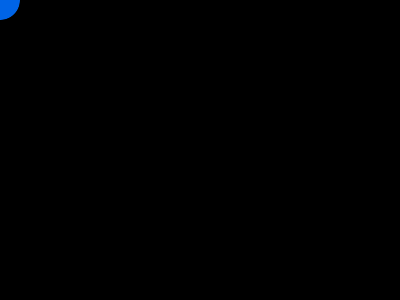
Frame 1 (no input)
Frame 60 (the mouse pressed at the canvas centre just before this capture): identical to frame 1, image omitted
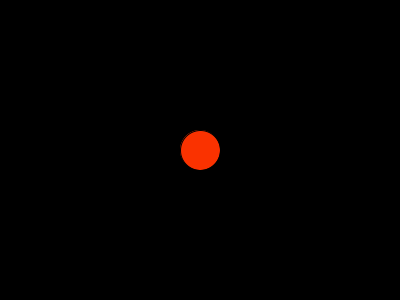
Frame 120 (the mouse held since frame 60 and released just before this capture)

The Processing sketch that drew these frames (run headless with seeded random() and noise(); from frame 60 on, the mouse is pressed at the canvas centre):

// Processing sketch: reactive_circle
// ── reactive_circle.pde
int r = 0;
int g = 0;
int b = 0;

int redR = 250;
int redG = 50;
int redB = 0;

int blueR = 0;
int blueG = 100;
int blueB = 230;

void setup() {
  size(400, 300);
  frameRate(60);
  setColor(blueR, blueG, blueB);
}

void draw() {
  background(0);
  fill(r, g, b);
  ellipse(mouseX, mouseY, 40, 40);
}

void mousePressed() {
  setColor(250, 50, 0);
}

void mouseReleased() {
  setColor(0, 100, 230);
}

void setColor(int red, int green, int blue) {
  r = red;
  g = green;
  b = blue;
}
